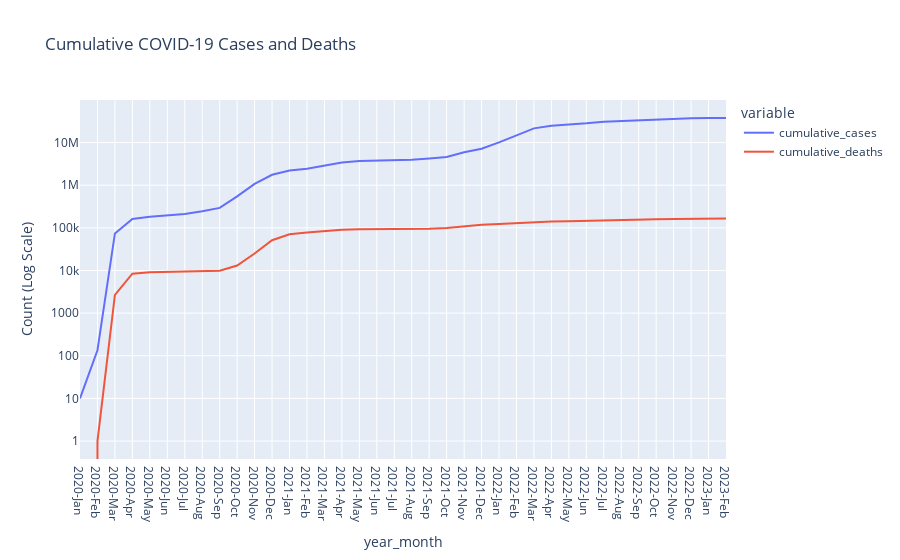

Notebook code for this chart:
### Markdown cell above
### Cumulative Sum of Cases and Deaths by Month

### Code cell
monthly_data['cumulative_cases'] = monthly_data['cases'].cumsum()
monthly_data['cumulative_deaths'] = monthly_data['deaths'].cumsum()

fig = px.line(
    monthly_data,
    x='year_month',
    y=['cumulative_cases', 'cumulative_deaths'],
    title="Cumulative COVID-19 Cases and Deaths",
    height = 500,
    labels={'value': 'Cumulative Count', 'date': 'Date'},
)
fig.update_yaxes(type="log", title="Count (Log Scale)")
fig.show()

### Figure 1 — Plotly figure (JSON) as saved in the notebook; plotly's stock layout.template omitted (floating-point values rounded to 4 significant figures)
{"data": [{"hovertemplate": "variable=cumulative_cases<br>year_month=%{x}<br>Cumulative Count=%{y}<extra></extra>", "legendgroup": "cumulative_cases", "line": {"color": "#636efa", "dash": "solid"}, "marker": {"symbol": "circle"}, "mode": "lines", "name": "cumulative_cases", "orientation": "v", "showlegend": true, "type": "scatter", "x": ["2020-Jan", "2020-Feb", "2020-Mar", "2020-Apr", "2020-May", "2020-Jun", "2020-Jul", "2020-Aug", "2020-Sep", "2020-Oct", "2020-Nov", "2020-Dec", "2021-Jan", "2021-Feb", "2021-Mar", "2021-Apr", "2021-May", "2021-Jun", "2021-Jul", "2021-Aug", "2021-Sep", "2021-Oct", "2021-Nov", "2021-Dec", "2022-Jan", "2022-Feb", "2022-Mar", "2022-Apr", "2022-May", "2022-Jun", "2022-Jul", "2022-Aug", "2022-Sep", "2022-Oct", "2022-Nov", "2022-Dec", "2023-Jan", "2023-Feb"], "xaxis": "x", "y": [10, 135, 74073, 162267, 182055, 194986, 210187, 244694, 293995, 546608, 1075544, 1753996, 2221267, 2445371, 2839452, 3401968, 3680255, 3726996, 3771189, 3962154, 4241262, 4616563, 5938606, 7194044, 10116507, 14974792, 21537935, 24938021, 26412675, 28368674, 30928548, 32211690, 33428832, 35659842, 36520631, 37390410, 37785015, 37809624], "yaxis": "y"}, {"hovertemplate": "variable=cumulative_deaths<br>year_month=%{x}<br>Cumulative Count=%{y}<extra></extra>", "legendgroup": "cumulative_deaths", "line": {"color": "#EF553B", "dash": "solid"}, "marker": {"symbol": "circle"}, "mode": "lines", "name": "cumulative_deaths", "orientation": "v", "showlegend": true, "type": "scatter", "x": ["2020-Jan", "2020-Feb", "2020-Mar", "2020-Apr", "2020-May", "2020-Jun", "2020-Jul", "2020-Aug", "2020-Sep", "2020-Oct", "2020-Nov", "2020-Dec", "2021-Jan", "2021-Feb", "2021-Mar", "2021-Apr", "2021-May", "2021-Jun", "2021-Jul", "2021-Aug", "2021-Sep", "2021-Oct", "2021-Nov", "2021-Dec", "2022-Jan", "2022-Feb", "2022-Mar", "2022-Apr", "2022-May", "2022-Jun", "2022-Jul", "2022-Aug", "2022-Sep", "2022-Oct", "2022-Nov", "2022-Dec", "2023-Jan", "2023-Feb"], "xaxis": "x", "y": [0, 1, 2685, 8424, 9123, 9268, 9413, 9533, 9872, 13116, 25090, 51198, 70763, 77419, 83198, 89854, 92502, 92773, 92947, 93892, 95659, 99194, 109867, 118491, 122355, 128884, 136791, 140879, 142480, 144313, 148228, 150802, 152867, 158189, 160846, 164763, 166010, 166016], "yaxis": "y"}], "layout": {"autosize": true, "legend": {"title": {"text": "variable"}, "tracegroupgap": 0}, "title": {"text": "Cumulative COVID-19 Cases and Deaths"}, "xaxis": {"anchor": "y", "autorange": true, "domain": [0, 1], "range": [0, 37], "title": {"text": "year_month"}, "type": "category"}, "yaxis": {"anchor": "x", "autorange": true, "domain": [0, 1], "range": [-0.421, 7.999], "title": {"text": "Count (Log Scale)"}, "type": "log"}}}
